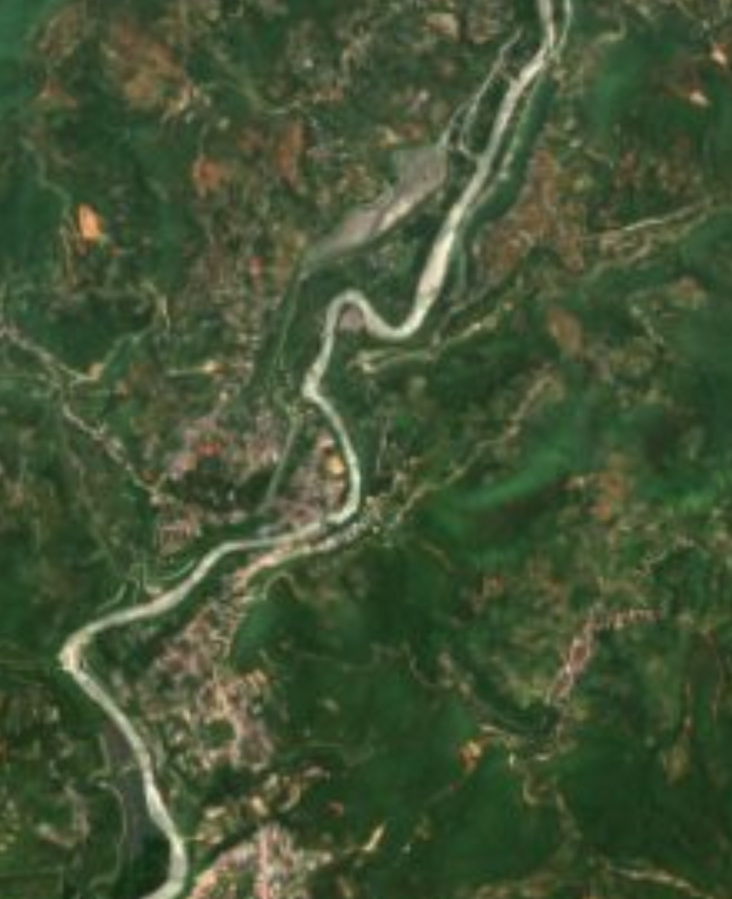
#> input picture assets/trisuli/pre_s2_20260603.jpg, 1464 x 1797 px, found by its file name (shown at 1/2 size)
$ python crop_focus.py
#> lines starting #> are read from the running program, lines starting #| are printed output that depends on the picture
#!/usr/bin/env python3
"""Crop the four full-extent layers to the Trisuli Bazar focus box (+ pad) for index.html.

The full-extent layers are 5425x4202 images stretched over the 36169x28011 world grid
(84.52-85.60E, 27.70-28.45N), so one image pixel is ~6.667 world px. The focus box is the
Trisuli Bazar / Bidur reach: 85.1302-85.1739E, 27.9016-27.9497N.
Outputs go to assets/focus/ and the script prints the placement (in world px) for place().

Usage: python3 scripts/crop_focus.py [--pad 300]
"""
import argparse, json, math, os, sys
from PIL import Image

ROOT = os.path.dirname(os.path.dirname(os.path.abspath(__file__)))
ASSETS = os.path.join(ROOT, "assets")
OUT = os.path.join(ASSETS, "focus")

WORLD_W, WORLD_H = 36169, 28011
BW, BE, BN, BS = 84.52, 85.60, 28.45, 27.70
FOCUS_S, FOCUS_W, FOCUS_N, FOCUS_E = 27.9016, 85.1302, 27.9497, 85.1739

LAYERS = [
    ("pre_s2_20260603.jpg", "JPEG", {"quality": 92, "subsampling": 0}),
    ("post_s2_20260827.jpg", "JPEG", {"quality": 92, "subsampling": 0}),
    ("ps26_mosaic.webp", "WEBP", {"quality": 88, "method": 6}),
    ("ps28_mosaic.webp", "WEBP", {"quality": 88, "method": 6}),
]

def lon_to_x(lon): return (lon - BW) / (BE - BW) * WORLD_W
def lat_to_y(lat): return (BN - lat) / (BN - BS) * WORLD_H

def main():
    ap = argparse.ArgumentParser()
    ap.add_argument("--pad", type=int, default=60, help="pad around the box, in image pixels of the source layer")
    args = ap.parse_args()
    os.makedirs(OUT, exist_ok=True)

    # focus box in world px
    fx0, fx1 = lon_to_x(FOCUS_W), lon_to_x(FOCUS_E)
    fy0, fy1 = lat_to_y(FOCUS_N), lat_to_y(FOCUS_S)
    print(f"focus box, world px: x {fx0:.1f}-{fx1:.1f}, y {fy0:.1f}-{fy1:.1f}")

    placement = {}
    for name, fmt, opts in LAYERS:
        src = os.path.join(ASSETS, name)
        im = Image.open(src)
#> im is the input picture: PIL image 1464x1797 RGB; mean R, G, B 67.6, 83.5, 53.8
        iw, ih = im.size
#> iw = 1464; ih = 1797
        sx, sy = WORLD_W / iw, WORLD_H / ih            # world px per image px
#> sx = 24.71; sy = 15.59
        # box in this image's pixels, padded and clamped to the image
        cx0 = max(0, math.floor(fx0 / sx) - args.pad); cy0 = max(0, math.floor(fy0 / sy) - args.pad)
#> after `cx0 = max(0, math.floor(fx0 / sx) - args.pad)`: cx0 = 767
#> after `cy0 = max(0, math.floor(fy0 / sy) - args.pad)`: cy0 = 1138
        cx1 = min(iw, math.ceil(fx1 / sx) + args.pad);  cy1 = min(ih, math.ceil(fy1 / sy) + args.pad)
#> after `cx1 = min(iw, math.ceil(fx1 / sx) + args.pad)`: cx1 = 947
#> after `cy1 = min(ih, math.ceil(fy1 / sy) + args.pad)`: cy1 = 1374
        crop = im.crop((cx0, cy0, cx1, cy1))
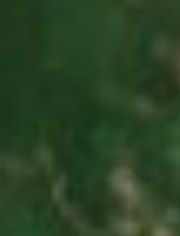
#> crop: PIL image 180x236 RGB; mean R, G, B 41.4, 66.2, 35.5
        dst = os.path.join(OUT, name)
        crop.save(dst, fmt, **opts)
        # where the crop sits on the world grid (what place() needs)
        left, top = cx0 * sx, cy0 * sy
#> left = 18949.2; top = 17738.7
        w, h = (cx1 - cx0) * sx, (cy1 - cy0) * sy
#> w = 4447; h = 3678.7
        placement[name] = {"left": round(left, 2), "top": round(top, 2), "width": round(w, 2), "height": round(h, 2),
                           "crop_px": [cx0, cy0, cx1, cy1]}
        print(f"{name}: crop image px x {cx0}-{cx1}, y {cy0}-{cy1} ({cx1-cx0}x{cy1-cy0}) -> "
              f"world offset ({left:.2f}, {top:.2f}), size {w:.2f}x{h:.2f}; {os.path.getsize(dst)/1e6:.1f} MB")
#| pre_s2_20260603.jpg: crop image px x 767-947, y 1138-1374 (180x236) -> world offset (18949.20, 17738.74), size 4447.01x3678.68; 0.0 MB
#> pass 2 of the loop in main, `for name, fmt, opts in LAYERS:`:
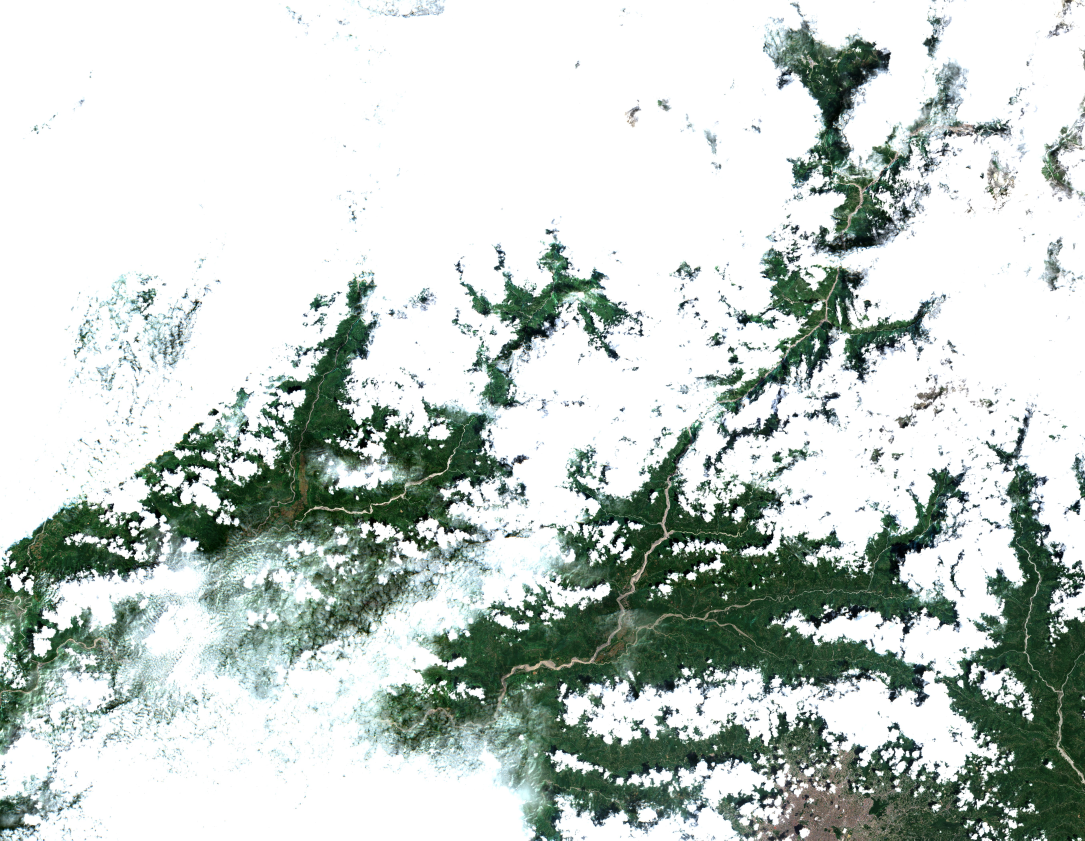
#> input picture assets/post_s2_20260827.jpg, 5425 x 4202 px (shown at 1/5 size)
#> in main, im is the input picture: PIL image 5425x4202 RGB; mean R, G, B 195.1, 204.1, 199.3
#> in main, `crop = im.crop((cx0, cy0, cx1, cy1))`:
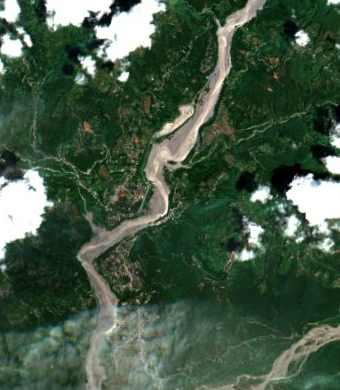
#> crop: PIL image 340x390 RGB; mean R, G, B 67.1, 88.1, 68.3
#| post_s2_20260827.jpg: crop image px x 3005-3345, y 2743-3133 (340x390) -> world offset (20034.63, 18285.14), size 2266.81x2599.78; 0.1 MB
#> pass 3 of the loop in main, `for name, fmt, opts in LAYERS:`:
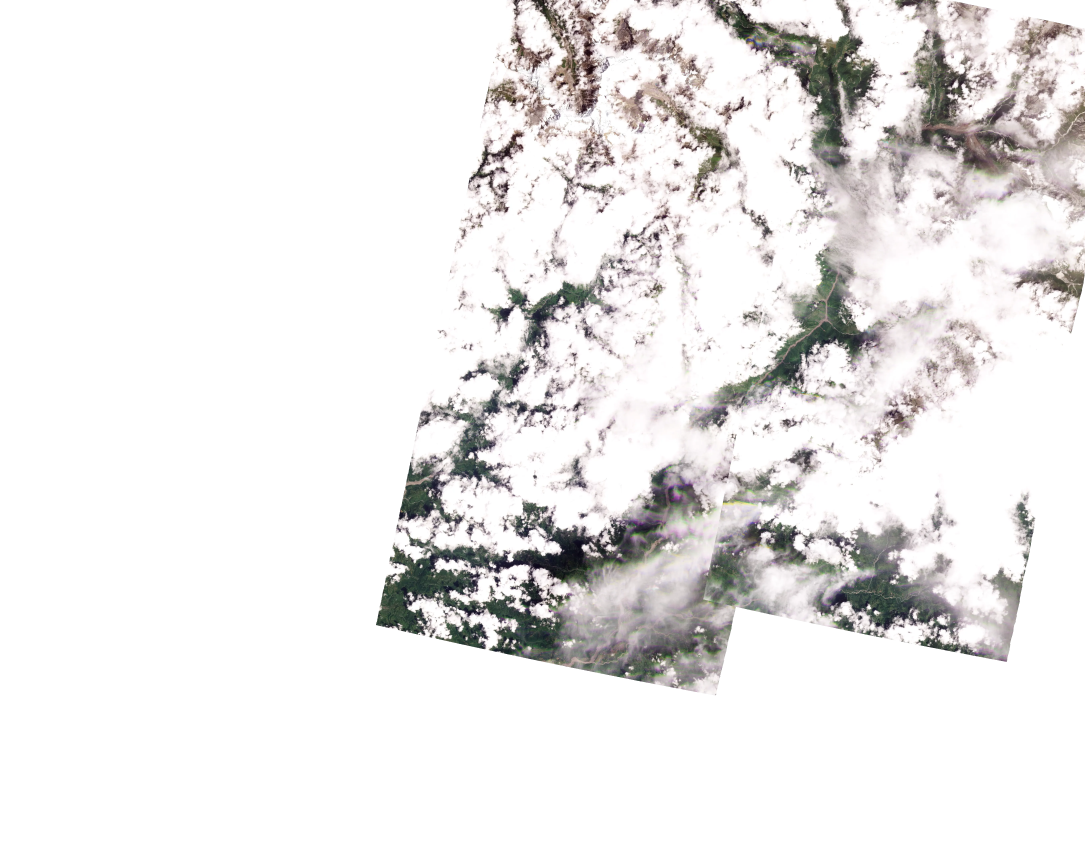
#> input picture assets/ps26_mosaic.webp, 5425 x 4202 px (shown at 1/5 size)
#> in main, im is the input picture: PIL image 5425x4202 RGBA; mean R, G, B, A 92.4, 90.8, 90.4, 112.9
#> in main, `crop = im.crop((cx0, cy0, cx1, cy1))`:
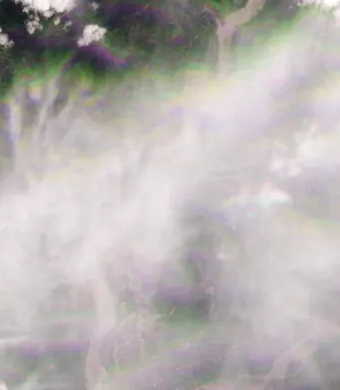
#> crop: PIL image 340x390 RGBA; mean R, G, B, A 182.5, 177.6, 175.9, 255
#| ps26_mosaic.webp: crop image px x 3005-3345, y 2743-3133 (340x390) -> world offset (20034.63, 18285.14), size 2266.81x2599.78; 0.0 MB
#> the loop made 4 passes; the first 3 are shown

    with open(os.path.join(OUT, "placement.json"), "w") as f:
        json.dump(placement, f, indent=1)
    print("\nJS for index.html (world px):")
    for name, p in placement.items():
        print(f'  // {name}: crop {p["crop_px"]}')
    print("  var FOCUS_CROP = " + json.dumps({k: {kk: vv for kk, vv in v.items() if kk != "crop_px"} for k, v in placement.items()}) + ";")

if __name__ == "__main__":
    main()
